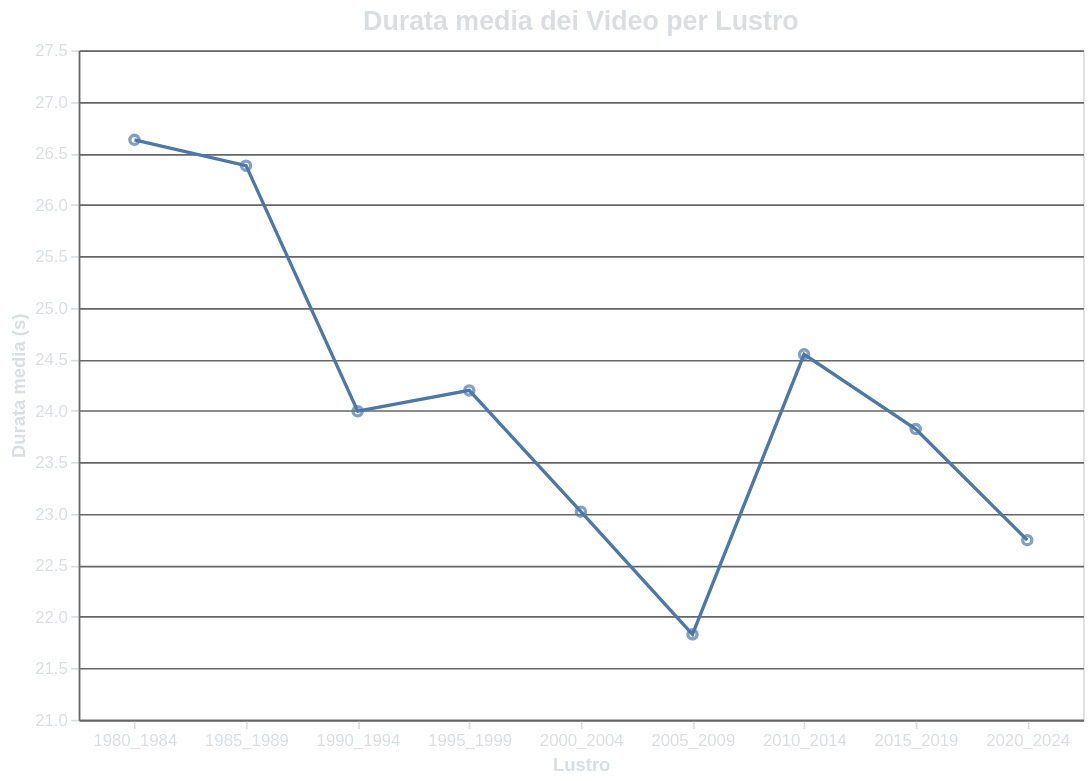

Source (Vega-Lite JSON):
### Vega-Lite specification from a JSON file in a GitHub repository (floating-point values rounded to 4 significant figures)
{"$schema": "https://vega.github.io/schema/vega-lite/v5.17.0.json", "config": {"axis": {"domainColor": "#666666", "gridColor": "#666666", "labelColor": "#DBDEE1", "tickColor": "#DBDEE1", "titleColor": "#DBDEE1"}, "background": "transparent", "legend": {"labelColor": "#DBDEE1", "titleColor": "#DBDEE1"}, "title": {"color": "#DBDEE1", "fontSize": 16}}, "data": {"name": "data-918953d654d156df1f052b2334df795e"}, "datasets": {"data-918953d654d156df1f052b2334df795e": [{"Durata Media": 26.63, "Lustro": "1980_1984"}, {"Durata Media": 26.38, "Lustro": "1985_1989"}, {"Durata Media": 24.0, "Lustro": "1990_1994"}, {"Durata Media": 24.2, "Lustro": "1995_1999"}, {"Durata Media": 23.02, "Lustro": "2000_2004"}, {"Durata Media": 21.83, "Lustro": "2005_2009"}, {"Durata Media": 24.55, "Lustro": "2010_2014"}, {"Durata Media": 23.82, "Lustro": "2015_2019"}, {"Durata Media": 22.74, "Lustro": "2020_2024"}]}, "height": 400, "layer": [{"encoding": {"tooltip": [{"field": "Lustro", "type": "ordinal"}, {"field": "Durata Media", "type": "quantitative"}], "x": {"axis": {"labelAngle": 0}, "field": "Lustro", "title": "Lustro", "type": "ordinal"}, "y": {"field": "Durata Media", "scale": {"domain": [21.35, 27.11]}, "title": "Durata media (s)", "type": "quantitative"}}, "mark": {"type": "line"}}, {"encoding": {"tooltip": [{"field": "Lustro", "type": "ordinal"}, {"field": "Durata Media", "format": ".2f", "type": "quantitative"}], "x": {"field": "Lustro", "type": "ordinal"}, "y": {"field": "Durata Media", "type": "quantitative"}}, "mark": {"type": "point"}}], "title": "Durata media dei Video per Lustro", "width": 600}
